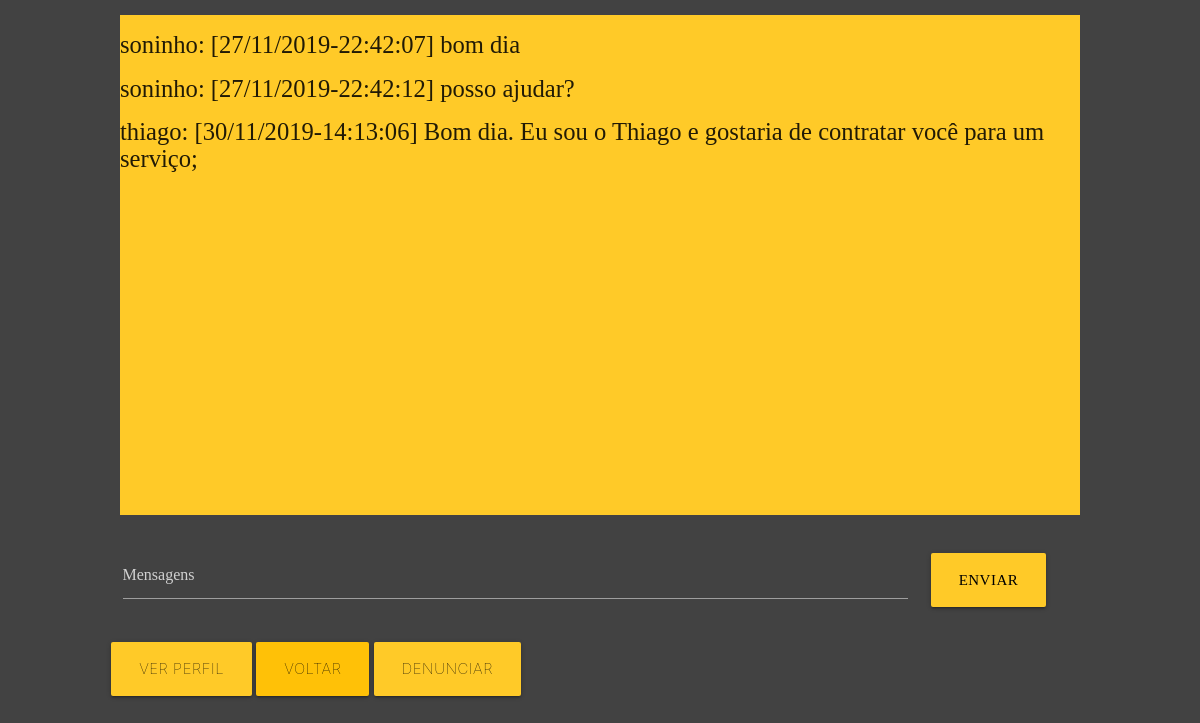
Screenshot of /chat.php?id=24&&user=soninho (signed in) with the database file from the repository.
### tables this page shows
CREATE TABLE `mensagem` (
  `id_mensagem` int(10) NOT NULL,
  `id_emissor_mensagem` int(10) NOT NULL,
  `emissor_mensagem` varchar(15) NOT NULL,
  `conteudo_mensagem` varchar(140) NOT NULL,
  `data_mensagem` date NOT NULL,
  `id_chat` int(10) NOT NULL,
  `tipo_emissor` int(1) NOT NULL,
  `hora_mensagem` varchar(255) DEFAULT NULL
);

### chat.php (the view, shortened to what this page needs)
<?php
    include 'includes/conexao.php';
    if(isset($_GET['id'])&&isset($_GET['user'])){
        $id = $_GET['id'];
        $user = $_GET['user'];
		if($_SESSION['tipo']==1) $sql_verificar_chat = ('SELECT * FROM chat WHERE id_consumidor ='.$_SESSION['id_usuario'].' and id_fotografo = '.$id.';');
        $verificar_chat = mysqli_query($conexao, $sql_verificar_chat);
		$data_chat = date('Y-m-d');
        if(mysqli_num_rows($verificar_chat)==0){
            $sql_criar_chat = ('INSERT INTO chat (id_consumidor, id_fotografo, nome_consumidor, nome_fotografo, data_chat) VALUES ('.$_SESSION['id_usuario'].','.$id.',"'.$_SESSION['user'].'","'.$user.'","'.$data_chat.'");');
            $criar_chat = mysqli_query($conexao, $sql_criar_chat);
            $chat=mysqli_insert_id($conexao);
        }else{
            $chat=mysqli_fetch_array($verificar_chat);
			 $chat=$chat['id_chat'];
        }
    }
?>
<html>
    <head>
        <?php include 'includes/head.php';?>
        <link rel="stylesheet" type="text/css" href="css/stylechat.css"/>
    </head>
    <body class="#424242 grey darken-3">
        <div class="row container offset-s2 ">
            <div style="overflow:auto;background-color:#ffca28;height:500px;" class="superior">
                <?php
                    $sql_exibir=('SELECT * FROM mensagem WHERE id_chat ='.$chat.' ORDER BY id_mensagem;');
                    $exibir = mysqli_query ($conexao, $sql_exibir);
                    while($con=mysqli_fetch_array($exibir)){
                        $data_timestamp = strtotime($con['data_mensagem']);
                        $data_br = date("d/m/Y", $data_timestamp);
                        echo("<h5>".$con['emissor_mensagem'].": [".$data_br."-".$con['hora_mensagem']."] ".$con['conteudo_mensagem'].'</h5>');
                    }
                ?>
            </div><br/>
            <div class="col offset-s1 s11 ">
                <form action="#" class="col s12" method="POST">
                    <div class="row">
                        <div class="input-field col s9">
                            <input type="text" name="msg" style="color:white;" placeholder="Mensagens" required/>
                        </div>
                        <div class="input-field col s3">
                            <input class="waves-effect waves-light btn-large #ffca28 amber lighten-1 black-text" type="submit" name="enviar" value="Enviar"/>
                        </div>
                    </div>
                </form>
                <?php if($_SESSION['tipo']==1){ ?>
                    <a class="waves-effect waves-light btn-large #ffca28 amber lighten-1 black-text" href="perfil_fotografo_publico.php?id=<?php echo $id;?>">Ver perfil</a>
                    <a class="waves-effect waves-light btn-large #ffca28 amber alighten-1 black-text" href="perfil_consumidor.php">Voltar</a>
                    <a class="waves-effect waves-light btn-large #ffca28 amber lighten-1 black-text" href="denuncia.php?id=<?php echo $id;?>">Denunciar</a>
                <?php } else if($_SESSION['tipo']==2){ ?>
                    <a class="waves-effect waves-light btn-large #ffca28 amber alighten-1 black-text" href="perfil_fotografo.php">Voltar</a>
                    <a class="waves-effect waves-light btn-large #ffca28 amber lighten-1 black-text" href="denuncia.php?id=<?php echo $id;?>">Denunciar</a>
                <?php }
                ?>
            </div>
        </div>
    </body>
</html>

### css/custom.css (style rules this page uses)
html { font-weight: 100; }

### css/stylechat.css (style rules this page uses)
* { padding:0px; margin:0px; }
.container { width:100%; height:100%; background-color:#424242; padding-top:15px; }
.superior { width:80%; height:80%; background-color:aliceblue; margin:auto; position:relative; }

### rows the page displays
mensagem: emissor_mensagem "soninho", hora_mensagem "22:42:07", conteudo_mensagem "bom dia"
mensagem: emissor_mensagem "soninho", hora_mensagem "22:42:12", conteudo_mensagem "posso ajudar?"
mensagem: emissor_mensagem "thiago", hora_mensagem "14:13:06", conteudo_mensagem "Bom dia. Eu sou o Thiago e gostaria de contratar você para um serviço;"
